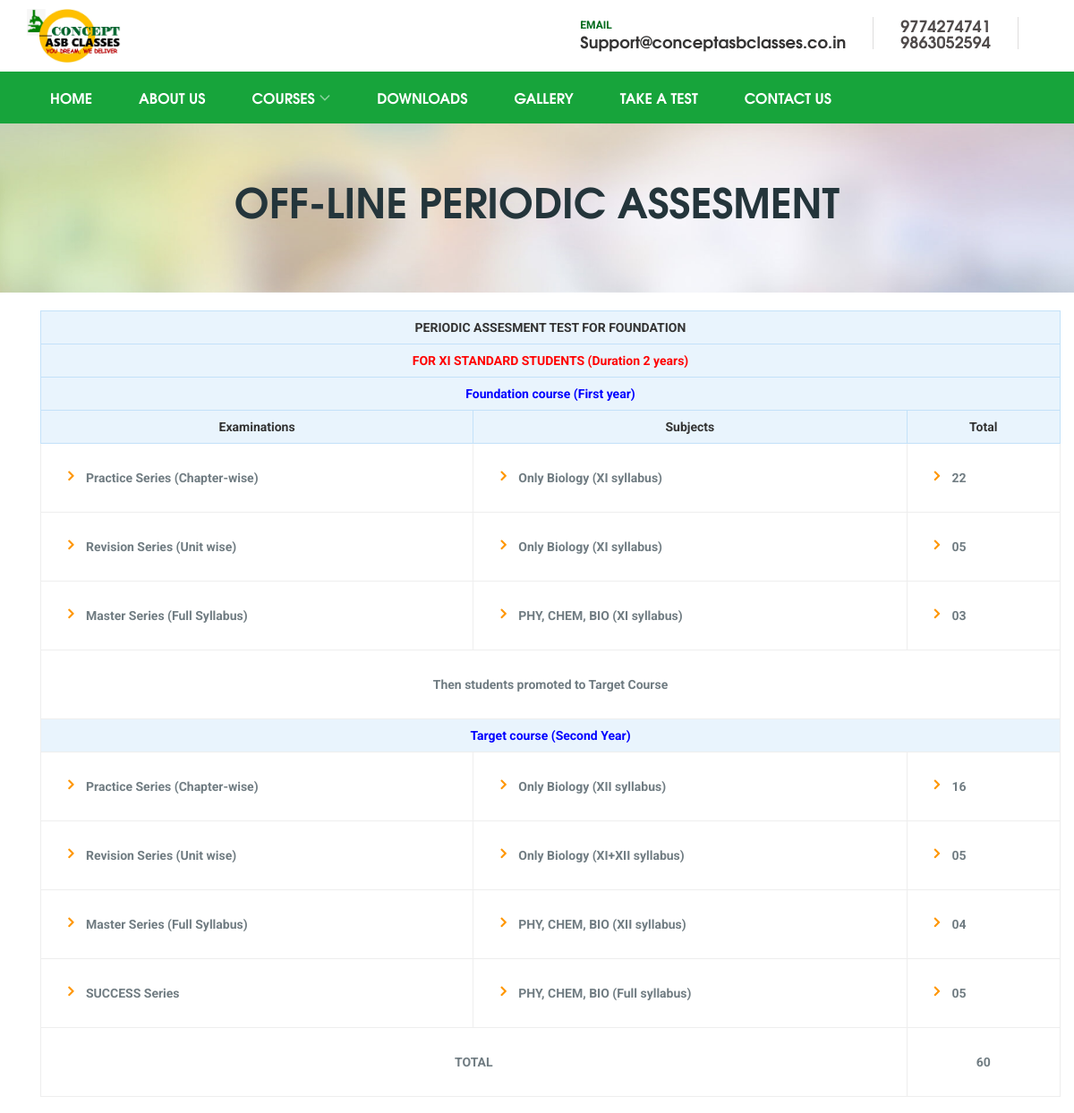
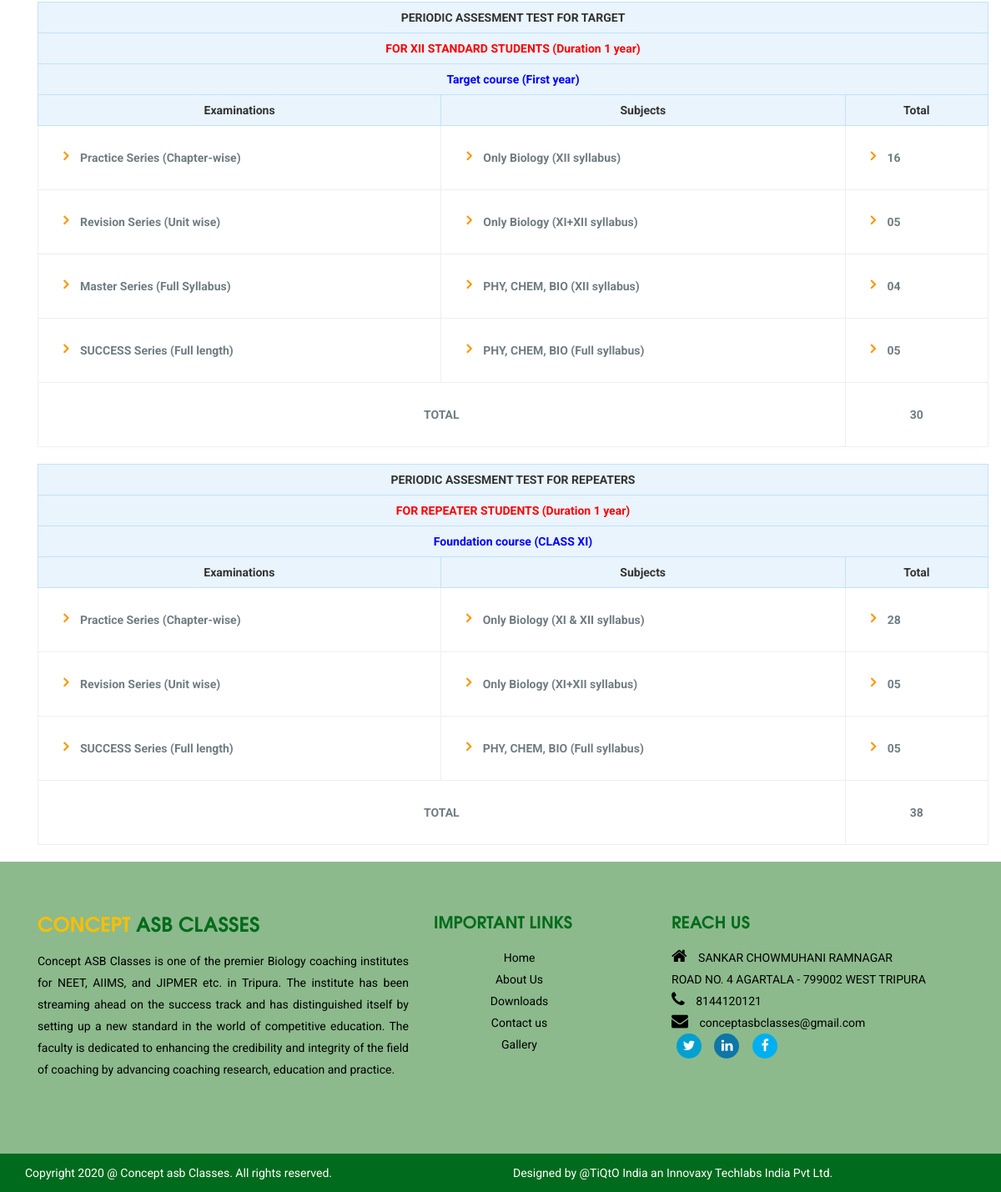
Page /offline_courses.php on the committed database (2 pictures, top to bottom).
### tables this page shows
CREATE TABLE `course_table` (
  `course_id` int(11) NOT NULL,
  `course_name` varchar(255) NOT NULL,
  `type` varchar(255) NOT NULL,
  `feature` text NOT NULL,
  `insert_date` datetime NOT NULL DEFAULT current_timestamp(),
  `modify_date` timestamp NOT NULL DEFAULT current_timestamp() ON UPDATE current_timestamp()
);

### user.php (called while the page is built, shortened)
<?php
class User{
    public $con;
    public function __construct()
    {
        $this->con = new PDO("mysql:host=".DB_SERVER.";dbname=".DB_NAME,DB_USER,DB_PASS);
    }
    public function offline_course_fetch(){
        $sql="select * from course_table where type='Offline'";
        $res=$this->con->query($sql);
        return $res;
    }
}
$obj=new User();
?>

### offline_courses.php (the view)
<?php include 'header.php';?>
<div class="inner-banner blog" style="min-height:180px;">
   <div class="container">
      <div class="row">
         <div class="col-sm-12">
            <div class="" style="text-align:center;">
               <h1>OFF-LINE PERIODIC ASSESMENT</h1>
            </div>
         </div>
      </div>
   </div>
</div>
<section class="campus-tour container" style="padding-top:20px;">
   <div class="container">
      <?php
         $res=$obj->offline_course_fetch();
         while($row=$res->fetch(PDO::FETCH_ASSOC)){
         ?>
      <div class="row ">
         <div class="col-sm-12">
            <div class="table-responsive">
               <?php echo $row['feature']; ?>
            </div>
         </div>
      </div>
      <?php } ?>
   </div>
</section>
<?php include 'footer.php';?>

### rows in the picture
course_table: feature "PERIODIC ASSESMENT TEST FOR FOUNDATION FOR XI STANDARD STUDENTS (Duration 2 years) Foundation course (First year) Examinations Subjects Total Practice Series (Chapter-wise) Only Biology (XI syllabus) 22 Revision Series (Unit wise) Only Biology (XI syllabus) 05 Master Series (Full Syllabus) PHY, CHEM, BIO (XI syllabus) 03 Then students promoted to Target Course Target course (Second Year) Practice Series (Chapter-wise) Only Biology (XII syllabus) 16 Revision Series (Unit wise) Only Biology (XI+XII syllabus) 05 Master Series (Full Syllabus) PHY, CHEM, BIO (XII syllabus) 04 SUCCESS Series PHY, CHEM, BIO (Full syllabus) 05 TOTAL 60"
course_table: feature "PERIODIC ASSESMENT TEST FOR TARGET FOR XII STANDARD STUDENTS (Duration 1 year) Target course (First year) Examinations Subjects Total Practice Series (Chapter-wise) Only Biology (XII syllabus) 16 Revision Series (Unit wise) Only Biology (XI+XII syllabus) 05 Master Series (Full Syllabus) PHY, CHEM, BIO (XII syllabus) 04 SUCCESS Series (Full length) PHY, CHEM, BIO (Full syllabus) 05 TOTAL 30"
course_table: feature "PERIODIC ASSESMENT TEST FOR REPEATERS FOR REPEATER STUDENTS (Duration 1 year) Foundation course (CLASS XI) Examinations Subjects Total Practice Series (Chapter-wise) Only Biology (XI & XII syllabus) 28 Revision Series (Unit wise) Only Biology (XI+XII syllabus) 05 SUCCESS Series (Full length) PHY, CHEM, BIO (Full syllabus) 05 TOTAL 38"
